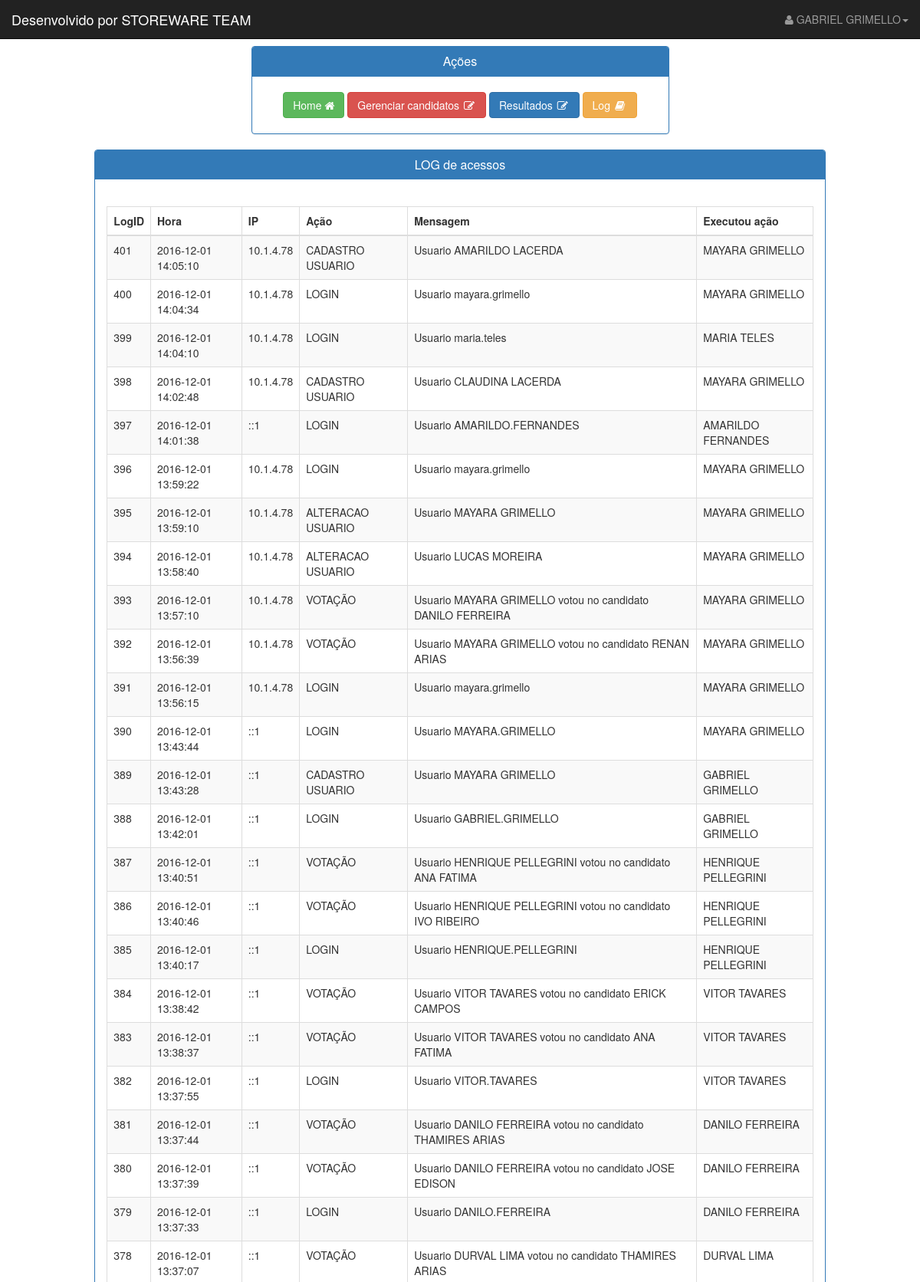
Screenshot of /log.php (signed in, upper part) with the database file from the repository.
### tables this page shows
CREATE TABLE `logs` (
  `LOGID` int(10) UNSIGNED NOT NULL,
  `HORA` datetime NOT NULL,
  `IP` varchar(15) NOT NULL,
  `RELACIONAMENTO` varchar(200) NOT NULL,
  `MENSAGEM` text NOT NULL,
  `ACAO` varchar(100) NOT NULL
);

### log.php (the view, shortened to what this page needs)
<!DOCTYPE html>
<html lang="pt-br">
<head>
    <link href="css/bootstrap.min.css" rel="stylesheet">
    <link href="css/sb-admin.css" rel="stylesheet">
    <link href="font-awesome/css/font-awesome.min.css" rel="stylesheet" type="text/css">
</head>
<body>
    <div >
        <nav class="navbar navbar-inverse navbar-fixed-top" role="navigation">
            <div class="navbar-header">
                <a class="navbar-brand" href="http://www.wbagestao.com.br" target="_blank">Desenvolvido por STOREWARE TEAM</a>
            </div>
            <?php
            include 'menu_superior.php';
            ?>
        </nav>
        <div id="page-wrapper">
            <div class="container-fluid">
                <div class="row">
                    <div class="col-lg-1">
                    </div>
                    <form action="index.php" method="post">
                    <div class="col-lg-10">
                        <div class="panel panel-primary">
                            <div class="panel-heading">
                                <h2 class="panel-title text-center">LOG de acessos</h2>
                            </div>
                            <div class="panel-body">
                                <div class="table-responsive">
                                 <br>
                                    <table id="table-usuarios" class="table table-bordered table-striped table-hover">
                                        <thead>
                                        <tr>
                                        <th>LogID</th>
                                        <th>Hora</th>
                                        <th>IP</th>
                                        <th>Ação</th>
                                        <th>Mensagem</th>
                                        <th>Executou ação</th>
                                        </tr>
                                        </thead>
                                        <?php
                                            $sql = mysql_query("Select * From logs ORDER BY logid DESC");
                                            while($linha = mysql_fetch_array($sql))
                                            {
                                        ?>
                                        <tr>
                                        <td><?php echo $linha['LOGID']; ?> </td>
                                        <td><?php echo $linha['HORA']; ?></td>
                                        <td><?php echo $linha['IP']; ?></td>
                                        <td><?php echo $linha['RELACIONAMENTO']; ?></td>
                                        <td><?php echo $linha['MENSAGEM']; ?></td>
                                        <td><?php echo $linha['ACAO']; ?></td>
                                        </tr>
                                        <?php
                                        }
                                        ?>
                                    </table>
                                </div>
                           </div>
                        </div>
                    </div>
                    </form>
                </div>
            </div>
        </div>
    </div>
</body>
</html>

### css/sb-admin.css (style rules this page uses)
body { margin-top: 100px; background-color: #222; }
@media (min-width:768px) { body { margin-top: 50px; } }
#page-wrapper { width: 100%; padding: 0; background-color: #fff; }
@media (min-width:768px) { #page-wrapper { padding: 10px; } }

### rows the page displays
logs: LOGID "401", HORA "2016-12-01 14:05:10", IP "10.1.4.78", RELACIONAMENTO "CADASTRO USUARIO", MENSAGEM "Usuario AMARILDO LACERDA", ACAO "MAYARA GRIMELLO"
logs: LOGID "400", HORA "2016-12-01 14:04:34", IP "10.1.4.78", RELACIONAMENTO "LOGIN", MENSAGEM "Usuario mayara.grimello", ACAO "MAYARA GRIMELLO"
logs: LOGID "399", HORA "2016-12-01 14:04:10", IP "10.1.4.78", RELACIONAMENTO "LOGIN", MENSAGEM "Usuario maria.teles", ACAO "MARIA TELES"
logs: LOGID "398", HORA "2016-12-01 14:02:48", IP "10.1.4.78", RELACIONAMENTO "CADASTRO USUARIO", MENSAGEM "Usuario CLAUDINA LACERDA", ACAO "MAYARA GRIMELLO"
logs: LOGID "397", HORA "2016-12-01 14:01:38", IP "::1", RELACIONAMENTO "LOGIN", MENSAGEM "Usuario AMARILDO.FERNANDES", ACAO "AMARILDO FERNANDES"
logs: LOGID "396", HORA "2016-12-01 13:59:22", IP "10.1.4.78", RELACIONAMENTO "LOGIN", MENSAGEM "Usuario mayara.grimello", ACAO "MAYARA GRIMELLO"
logs: LOGID "395", HORA "2016-12-01 13:59:10", IP "10.1.4.78", RELACIONAMENTO "ALTERACAO USUARIO", MENSAGEM "Usuario MAYARA GRIMELLO", ACAO "MAYARA GRIMELLO"
logs: LOGID "394", HORA "2016-12-01 13:58:40", IP "10.1.4.78", RELACIONAMENTO "ALTERACAO USUARIO", MENSAGEM "Usuario LUCAS MOREIRA", ACAO "MAYARA GRIMELLO"
logs: LOGID "393", HORA "2016-12-01 13:57:10", IP "10.1.4.78", RELACIONAMENTO "VOTAÇÃO", MENSAGEM "Usuario MAYARA GRIMELLO votou no candidato DANILO FERREIRA", ACAO "MAYARA GRIMELLO"
logs: LOGID "392", HORA "2016-12-01 13:56:39", IP "10.1.4.78", RELACIONAMENTO "VOTAÇÃO", MENSAGEM "Usuario MAYARA GRIMELLO votou no candidato RENAN ARIAS", ACAO "MAYARA GRIMELLO"
logs: LOGID "391", HORA "2016-12-01 13:56:15", IP "10.1.4.78", RELACIONAMENTO "LOGIN", MENSAGEM "Usuario mayara.grimello", ACAO "MAYARA GRIMELLO"
logs: LOGID "390", HORA "2016-12-01 13:43:44", IP "::1", RELACIONAMENTO "LOGIN", MENSAGEM "Usuario MAYARA.GRIMELLO", ACAO "MAYARA GRIMELLO"
logs: LOGID "389", HORA "2016-12-01 13:43:28", IP "::1", RELACIONAMENTO "CADASTRO USUARIO", MENSAGEM "Usuario MAYARA GRIMELLO", ACAO "GABRIEL GRIMELLO"
logs: LOGID "388", HORA "2016-12-01 13:42:01", IP "::1", RELACIONAMENTO "LOGIN", MENSAGEM "Usuario GABRIEL.GRIMELLO", ACAO "GABRIEL GRIMELLO"
logs: LOGID "387", HORA "2016-12-01 13:40:51", IP "::1", RELACIONAMENTO "VOTAÇÃO", MENSAGEM "Usuario HENRIQUE PELLEGRINI votou no candidato ANA FATIMA", ACAO "HENRIQUE PELLEGRINI"
logs: LOGID "386", HORA "2016-12-01 13:40:46", IP "::1", RELACIONAMENTO "VOTAÇÃO", MENSAGEM "Usuario HENRIQUE PELLEGRINI votou no candidato IVO RIBEIRO", ACAO "HENRIQUE PELLEGRINI"
logs: LOGID "385", HORA "2016-12-01 13:40:17", IP "::1", RELACIONAMENTO "LOGIN", MENSAGEM "Usuario HENRIQUE.PELLEGRINI", ACAO "HENRIQUE PELLEGRINI"
logs: LOGID "384", HORA "2016-12-01 13:38:42", IP "::1", RELACIONAMENTO "VOTAÇÃO", MENSAGEM "Usuario VITOR TAVARES votou no candidato ERICK CAMPOS", ACAO "VITOR TAVARES"
logs: LOGID "383", HORA "2016-12-01 13:38:37", IP "::1", RELACIONAMENTO "VOTAÇÃO", MENSAGEM "Usuario VITOR TAVARES votou no candidato ANA FATIMA", ACAO "VITOR TAVARES"
logs: LOGID "382", HORA "2016-12-01 13:37:55", IP "::1", RELACIONAMENTO "LOGIN", MENSAGEM "Usuario VITOR.TAVARES", ACAO "VITOR TAVARES"
logs: LOGID "381", HORA "2016-12-01 13:37:44", IP "::1", RELACIONAMENTO "VOTAÇÃO", MENSAGEM "Usuario DANILO FERREIRA votou no candidato THAMIRES ARIAS", ACAO "DANILO FERREIRA"
logs: LOGID "380", HORA "2016-12-01 13:37:39", IP "::1", RELACIONAMENTO "VOTAÇÃO", MENSAGEM "Usuario DANILO FERREIRA votou no candidato JOSE EDISON", ACAO "DANILO FERREIRA"
logs: LOGID "379", HORA "2016-12-01 13:37:33", IP "::1", RELACIONAMENTO "LOGIN", MENSAGEM "Usuario DANILO.FERREIRA", ACAO "DANILO FERREIRA"
logs: LOGID "378", HORA "2016-12-01 13:37:07", IP "::1", RELACIONAMENTO "VOTAÇÃO", MENSAGEM "Usuario DURVAL LIMA votou no candidato THAMIRES ARIAS", ACAO "DURVAL LIMA"

### other values shown
$nome_usuario "GABRIEL GRIMELLO"
